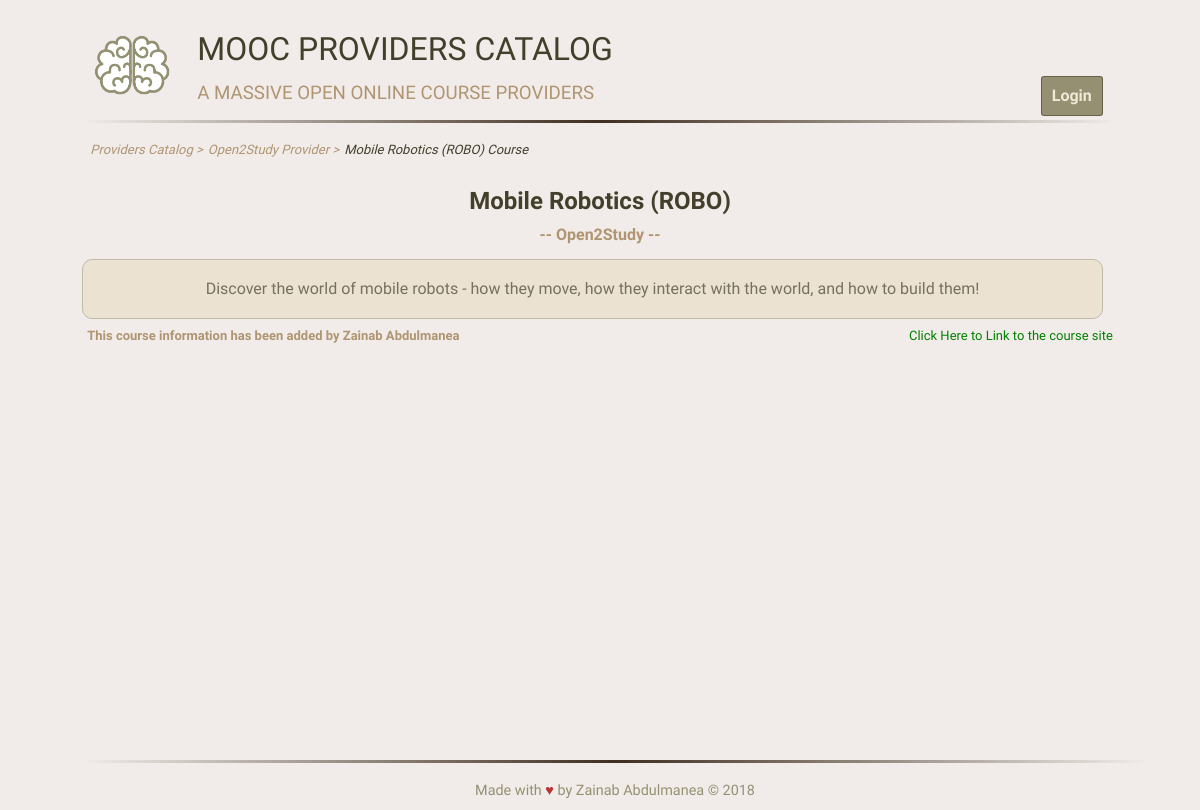
The page /provider/Open2Study/course/22/ on the database its author committed.
### database_setup.py (models this page shows, shortened)
class Course(Base):
    __tablename__ = 'course'
    id = Column(Integer, primary_key=True)
    name = Column(String(80), nullable=False)
    description = Column(String(250))
    link = Column(String(250))
    provider_id = Column(Integer, ForeignKey('provider.id'))
    provider = relationship(Provider)
    user_id = Column(Integer, ForeignKey('user.id'))
    user = relationship(User)

class User(Base):
    __tablename__ = 'user'
    id = Column(Integer, primary_key=True)
    name = Column(String(250), nullable=False)
    email = Column(String(250), nullable=False)
    picture = Column(String(250))

### application.py (the view)
@app.route('/provider/<string:provider_name>/course/<int:course_id>/')
def viewCourse(provider_name, course_id):
    course = session.query(Course).filter_by(id=course_id).one()
    course = session.query(
        Course.id.label('id'), Course.name.label('name'), Course.description,
        Course.link, Course.user_id, User.name.label('user_name')).filter(
            Course.user_id == User.id, Course.id == course_id).one()
    return render_template(
        'viewcourse.html',
        provider_name=provider_name,
        course=course,
        login_session=login_session)

### templates/viewcourse.html (shortened to what this page needs)
{% extends 'base.html' %}
{% block content %}
<nav>
    <ul class="nav-bar">
        <li><a class="nav-link" href="{{ url_for('providers') }}">Providers Catalog ></a> </li>
        <li><a class="nav-link" href="{{ url_for('viewProvider', provider_name=provider_name) }}">{{
                provider_name }} Provider ></a> </li>
        <li>{{ course.name }} Course</li>
    </ul>
</nav>
<div class="course-information ">
    <h2 class="subject-header">{{ course.name }}</h2>
    <h4>-- {{ provider_name }} --</h4>
    <p class="course-description">
        {{ course.description }}
    </p>
    <div class="user-course-link">
        <h4>This course information has been added by {{ course.user_name }}</h4>
        <a href="{{ course.link }}" target="_blank">Click Here to Link to the course site</a>
    </div>
</div>
{% endblock %}

### static/css/style.css (style rules this page uses)
* { box-sizing: border-box; }
html { display: block; }
body { font-family: "Exo 2", "Helvetica Neue", Helvetica, sans-serif; font-size: 16px; color: #433f2b; line-height: 1.15; background-color: #f1ece9; }
html, body, .container { height: 100%; }
.nav-bar { text-decoration: none; font-style: italic; list-style: none; display: flex; flex-wrap: wrap; justify-content: left; align-items: center; margin: 8px; padding: 0px; }
.nav-bar li { padding-right: 5px; font-size: 13px; }
.nav-link { text-decoration: none; background-color: transparent; border: 0px; color: #af9571; padding: 0px; margin: 0px; }
a { text-decoration: none; color: #f0e7d7; border: 1px solid rgba(63, 47, 34, 0.5); background-color: #959072; padding: 10px; border-radius: 3px; display: inline-block; margin-top: 10px; }
.provider-information, .course-information { margin-top: 30px; text-align: center; }
.provider-description, .course-description { color: #75715c; border: 1px solid #bebba8; border-radius: 10px; padding: 20px; margin: 15px; background-color: #ebe2d1; }
.course-information .subject-header, .course-information h4 { margin-bottom: 0px; margin-top: 10px; }
.course-information h4 { color: #af9571; }
.user-course-link { text-align: left; font-size: 13px; display: flex; flex-flow: row wrap; flex-direction: row; justify-content: space-between; margin: 0; padding: 0 5px 0 5px; }
.user-course-link a, .user-course-link h4 { display: inline; }
.user-course-link a, .provider-link a { background: none; border: none; color: green; padding: 0px; }
.course-description, .provider-description { margin-left: 0px; margin-bottom: 0px; }

### rows shown on the page
Course: name "Mobile Robotics (ROBO)", description "Discover the world of mobile robots - how they move, how they interact with the world, and how to build them!"
User: user_name "Zainab Abdulmanea"

### other values the page prints
{{ provider_name }} "Open2Study"
